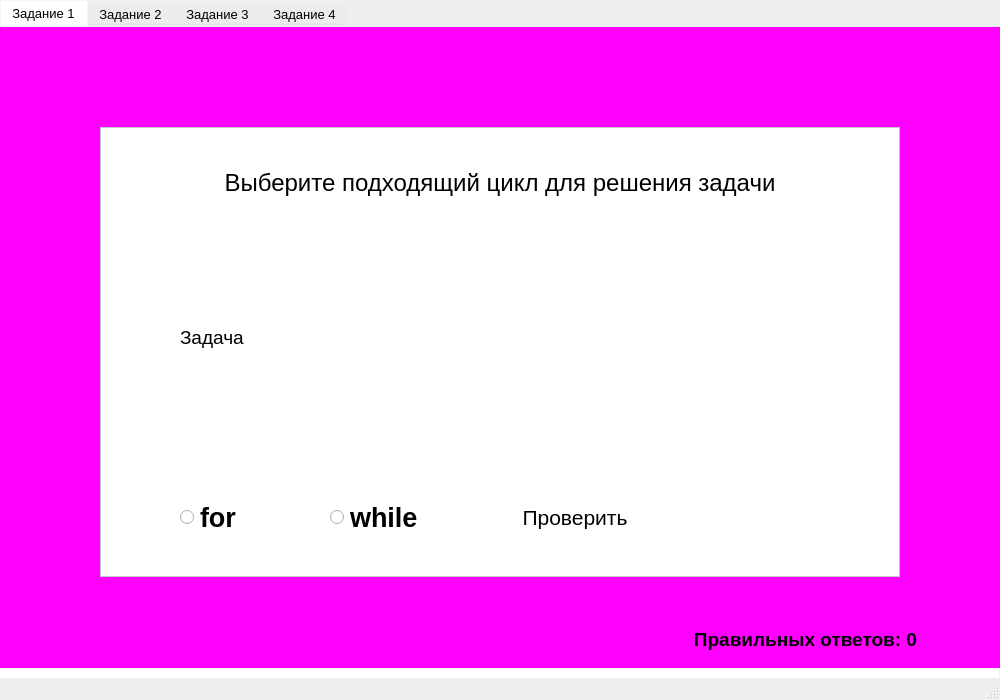
<?xml version="1.0" encoding="UTF-8"?>
<ui version="4.0">
 <class>mainWindow</class>
 <widget class="QMainWindow" name="mainWindow">
  <property name="geometry">
   <rect>
    <x>0</x>
    <y>0</y>
    <width>1000</width>
    <height>700</height>
   </rect>
  </property>
  <property name="font">
   <font>
    <pointsize>10</pointsize>
   </font>
  </property>
  <property name="acceptDrops">
   <bool>false</bool>
  </property>
  <property name="windowTitle">
   <string>TrenajerC</string>
  </property>
  <property name="styleSheet">
   <string notr="true"/>
  </property>
  <widget class="QWidget" name="centralwidget">
   <widget class="QTabWidget" name="tabWidget">
    <property name="geometry">
     <rect>
      <x>0</x>
      <y>0</y>
      <width>1000</width>
      <height>681</height>
     </rect>
    </property>
    <property name="styleSheet">
     <string notr="true">background-color: rgba(255, 255, 255, 0);
border-color: rgb(0, 0, 0);</string>
    </property>
    <property name="tabShape">
     <enum>QTabWidget::Rounded</enum>
    </property>
    <property name="currentIndex">
     <number>0</number>
    </property>
    <widget class="QWidget" name="tab">
     <attribute name="title">
      <string>Задание 1</string>
     </attribute>
     <widget class="QWidget" name="bg1" native="true">
      <property name="enabled">
       <bool>true</bool>
      </property>
      <property name="geometry">
       <rect>
        <x>0</x>
        <y>0</y>
        <width>1000</width>
        <height>641</height>
       </rect>
      </property>
      <property name="styleSheet">
       <string notr="true">background-color: rgb(255, 0, 255);
border-color: none;</string>
      </property>
     </widget>
     <widget class="QFrame" name="frame">
      <property name="geometry">
       <rect>
        <x>100</x>
        <y>100</y>
        <width>800</width>
        <height>450</height>
       </rect>
      </property>
      <property name="styleSheet">
       <string notr="true">background-color: rgb(255, 255, 255);
border-color: rgb(0, 0, 0);</string>
      </property>
      <property name="frameShape">
       <enum>QFrame::StyledPanel</enum>
      </property>
      <property name="frameShadow">
       <enum>QFrame::Plain</enum>
      </property>
      <property name="lineWidth">
       <number>0</number>
      </property>
      <property name="midLineWidth">
       <number>0</number>
      </property>
      <widget class="QLabel" name="label">
       <property name="geometry">
        <rect>
         <x>5</x>
         <y>40</y>
         <width>790</width>
         <height>31</height>
        </rect>
       </property>
       <property name="font">
        <font>
         <pointsize>18</pointsize>
         <weight>50</weight>
         <bold>false</bold>
        </font>
       </property>
       <property name="text">
        <string>Выберите подходящий цикл для решения задачи</string>
       </property>
       <property name="textFormat">
        <enum>Qt::AutoText</enum>
       </property>
       <property name="scaledContents">
        <bool>false</bool>
       </property>
       <property name="alignment">
        <set>Qt::AlignCenter</set>
       </property>
      </widget>
      <widget class="QLabel" name="ex1L">
       <property name="geometry">
        <rect>
         <x>80</x>
         <y>100</y>
         <width>600</width>
         <height>221</height>
        </rect>
       </property>
       <property name="font">
        <font>
         <pointsize>14</pointsize>
         <weight>50</weight>
         <bold>false</bold>
        </font>
       </property>
       <property name="text">
        <string>Задача</string>
       </property>
       <property name="textFormat">
        <enum>Qt::AutoText</enum>
       </property>
       <property name="scaledContents">
        <bool>false</bool>
       </property>
       <property name="wordWrap">
        <bool>true</bool>
       </property>
      </widget>
      <widget class="QPushButton" name="Button1">
       <property name="geometry">
        <rect>
         <x>400</x>
         <y>365</y>
         <width>150</width>
         <height>50</height>
        </rect>
       </property>
       <property name="font">
        <font>
         <pointsize>16</pointsize>
         <weight>50</weight>
         <bold>false</bold>
        </font>
       </property>
       <property name="cursor">
        <cursorShape>PointingHandCursor</cursorShape>
       </property>
       <property name="styleSheet">
        <string notr="true">background-color: rgb(149, 149, 149);</string>
       </property>
       <property name="text">
        <string>Проверить</string>
       </property>
       <property name="autoDefault">
        <bool>false</bool>
       </property>
       <property name="default">
        <bool>true</bool>
       </property>
       <property name="flat">
        <bool>true</bool>
       </property>
      </widget>
      <widget class="QWidget" name="ans1" native="true">
       <property name="geometry">
        <rect>
         <x>650</x>
         <y>330</y>
         <width>100</width>
         <height>100</height>
        </rect>
       </property>
      </widget>
      <widget class="QRadioButton" name="radioButton">
       <property name="geometry">
        <rect>
         <x>80</x>
         <y>370</y>
         <width>81</width>
         <height>40</height>
        </rect>
       </property>
       <property name="font">
        <font>
         <pointsize>20</pointsize>
         <weight>75</weight>
         <bold>true</bold>
        </font>
       </property>
       <property name="cursor">
        <cursorShape>PointingHandCursor</cursorShape>
       </property>
       <property name="text">
        <string>for</string>
       </property>
       <property name="autoExclusive">
        <bool>true</bool>
       </property>
      </widget>
      <widget class="QRadioButton" name="radioButton2">
       <property name="geometry">
        <rect>
         <x>230</x>
         <y>370</y>
         <width>121</width>
         <height>40</height>
        </rect>
       </property>
       <property name="font">
        <font>
         <pointsize>20</pointsize>
         <weight>75</weight>
         <bold>true</bold>
        </font>
       </property>
       <property name="cursor">
        <cursorShape>PointingHandCursor</cursorShape>
       </property>
       <property name="text">
        <string>while</string>
       </property>
       <property name="autoExclusive">
        <bool>true</bool>
       </property>
      </widget>
     </widget>
     <widget class="QLabel" name="label1count">
      <property name="geometry">
       <rect>
        <x>650</x>
        <y>600</y>
        <width>311</width>
        <height>25</height>
       </rect>
      </property>
      <property name="font">
       <font>
        <pointsize>14</pointsize>
        <weight>75</weight>
        <bold>true</bold>
       </font>
      </property>
      <property name="text">
       <string>Правильных ответов: 0</string>
      </property>
      <property name="textFormat">
       <enum>Qt::AutoText</enum>
      </property>
      <property name="scaledContents">
       <bool>false</bool>
      </property>
      <property name="alignment">
       <set>Qt::AlignCenter</set>
      </property>
     </widget>
    </widget>
    <widget class="QWidget" name="tab_2">
     <attribute name="title">
      <string>Задание 2</string>
     </attribute>
     <widget class="QWidget" name="bg2" native="true">
      <property name="enabled">
       <bool>true</bool>
      </property>
      <property name="geometry">
       <rect>
        <x>0</x>
        <y>0</y>
        <width>1000</width>
        <height>641</height>
       </rect>
      </property>
      <property name="styleSheet">
       <string notr="true">background-color: rgb(255, 0, 255);
border-color: none;</string>
      </property>
     </widget>
     <widget class="QFrame" name="frame2">
      <property name="geometry">
       <rect>
        <x>100</x>
        <y>100</y>
        <width>800</width>
        <height>450</height>
       </rect>
      </property>
      <property name="styleSheet">
       <string notr="true">background-color: rgb(255, 255, 255);
border-color: rgb(0, 0, 0);</string>
      </property>
      <property name="frameShape">
       <enum>QFrame::StyledPanel</enum>
      </property>
      <property name="frameShadow">
       <enum>QFrame::Plain</enum>
      </property>
      <property name="lineWidth">
       <number>0</number>
      </property>
      <property name="midLineWidth">
       <number>0</number>
      </property>
      <widget class="QWidget" name="ans2" native="true">
       <property name="geometry">
        <rect>
         <x>650</x>
         <y>330</y>
         <width>100</width>
         <height>100</height>
        </rect>
       </property>
      </widget>
      <widget class="QPushButton" name="Button2">
       <property name="geometry">
        <rect>
         <x>400</x>
         <y>365</y>
         <width>150</width>
         <height>50</height>
        </rect>
       </property>
       <property name="font">
        <font>
         <pointsize>16</pointsize>
         <weight>50</weight>
         <bold>false</bold>
        </font>
       </property>
       <property name="cursor">
        <cursorShape>PointingHandCursor</cursorShape>
       </property>
       <property name="styleSheet">
        <string notr="true">background-color: rgb(149, 149, 149);</string>
       </property>
       <property name="text">
        <string>Проверить</string>
       </property>
       <property name="autoDefault">
        <bool>false</bool>
       </property>
       <property name="default">
        <bool>true</bool>
       </property>
       <property name="flat">
        <bool>true</bool>
       </property>
      </widget>
      <widget class="QLabel" name="label2">
       <property name="geometry">
        <rect>
         <x>5</x>
         <y>25</y>
         <width>790</width>
         <height>31</height>
        </rect>
       </property>
       <property name="font">
        <font>
         <pointsize>18</pointsize>
         <weight>50</weight>
         <bold>false</bold>
        </font>
       </property>
       <property name="text">
        <string>Исправьте ошибки в программе</string>
       </property>
       <property name="textFormat">
        <enum>Qt::AutoText</enum>
       </property>
       <property name="scaledContents">
        <bool>false</bool>
       </property>
       <property name="alignment">
        <set>Qt::AlignCenter</set>
       </property>
      </widget>
      <widget class="QLabel" name="ex2L">
       <property name="geometry">
        <rect>
         <x>430</x>
         <y>90</y>
         <width>331</width>
         <height>221</height>
        </rect>
       </property>
       <property name="font">
        <font>
         <pointsize>14</pointsize>
         <weight>50</weight>
         <bold>false</bold>
        </font>
       </property>
       <property name="text">
        <string>Задача</string>
       </property>
       <property name="textFormat">
        <enum>Qt::AutoText</enum>
       </property>
       <property name="scaledContents">
        <bool>false</bool>
       </property>
       <property name="wordWrap">
        <bool>true</bool>
       </property>
      </widget>
      <widget class="QTextEdit" name="textEdit2">
       <property name="geometry">
        <rect>
         <x>20</x>
         <y>90</y>
         <width>361</width>
         <height>325</height>
        </rect>
       </property>
       <property name="font">
        <font>
         <pointsize>14</pointsize>
        </font>
       </property>
      </widget>
     </widget>
     <widget class="QLabel" name="label2count">
      <property name="geometry">
       <rect>
        <x>650</x>
        <y>600</y>
        <width>311</width>
        <height>25</height>
       </rect>
      </property>
      <property name="font">
       <font>
        <pointsize>14</pointsize>
        <weight>75</weight>
        <bold>true</bold>
       </font>
      </property>
      <property name="text">
       <string>Правильных ответов: 0</string>
      </property>
      <property name="textFormat">
       <enum>Qt::AutoText</enum>
      </property>
      <property name="scaledContents">
       <bool>false</bool>
      </property>
      <property name="alignment">
       <set>Qt::AlignCenter</set>
      </property>
     </widget>
    </widget>
    <widget class="QWidget" name="tab_5">
     <attribute name="title">
      <string>Задание 3</string>
     </attribute>
     <widget class="QWidget" name="bg3" native="true">
      <property name="enabled">
       <bool>true</bool>
      </property>
      <property name="geometry">
       <rect>
        <x>0</x>
        <y>0</y>
        <width>1000</width>
        <height>641</height>
       </rect>
      </property>
      <property name="styleSheet">
       <string notr="true">background-color: rgb(255, 0, 255);
border-color: none;</string>
      </property>
     </widget>
     <widget class="QFrame" name="frame3">
      <property name="geometry">
       <rect>
        <x>100</x>
        <y>100</y>
        <width>800</width>
        <height>450</height>
       </rect>
      </property>
      <property name="styleSheet">
       <string notr="true">background-color: rgb(255, 255, 255);
border-color: rgb(0, 0, 0);</string>
      </property>
      <property name="frameShape">
       <enum>QFrame::StyledPanel</enum>
      </property>
      <property name="frameShadow">
       <enum>QFrame::Plain</enum>
      </property>
      <property name="lineWidth">
       <number>0</number>
      </property>
      <property name="midLineWidth">
       <number>0</number>
      </property>
      <widget class="QWidget" name="ans3" native="true">
       <property name="geometry">
        <rect>
         <x>650</x>
         <y>330</y>
         <width>100</width>
         <height>100</height>
        </rect>
       </property>
      </widget>
      <widget class="QPushButton" name="Button3">
       <property name="geometry">
        <rect>
         <x>400</x>
         <y>365</y>
         <width>150</width>
         <height>50</height>
        </rect>
       </property>
       <property name="font">
        <font>
         <pointsize>16</pointsize>
         <weight>50</weight>
         <bold>false</bold>
        </font>
       </property>
       <property name="cursor">
        <cursorShape>PointingHandCursor</cursorShape>
       </property>
       <property name="styleSheet">
        <string notr="true">background-color: rgb(149, 149, 149);</string>
       </property>
       <property name="text">
        <string>Проверить</string>
       </property>
       <property name="autoDefault">
        <bool>false</bool>
       </property>
       <property name="default">
        <bool>true</bool>
       </property>
       <property name="flat">
        <bool>true</bool>
       </property>
      </widget>
      <widget class="QLabel" name="label3">
       <property name="geometry">
        <rect>
         <x>5</x>
         <y>25</y>
         <width>790</width>
         <height>31</height>
        </rect>
       </property>
       <property name="font">
        <font>
         <pointsize>18</pointsize>
         <weight>50</weight>
         <bold>false</bold>
        </font>
       </property>
       <property name="text">
        <string>Вставьте пропущенные части программы</string>
       </property>
       <property name="textFormat">
        <enum>Qt::AutoText</enum>
       </property>
       <property name="scaledContents">
        <bool>false</bool>
       </property>
       <property name="alignment">
        <set>Qt::AlignCenter</set>
       </property>
      </widget>
      <widget class="QLabel" name="ex3L">
       <property name="geometry">
        <rect>
         <x>430</x>
         <y>90</y>
         <width>331</width>
         <height>221</height>
        </rect>
       </property>
       <property name="font">
        <font>
         <pointsize>14</pointsize>
         <weight>50</weight>
         <bold>false</bold>
        </font>
       </property>
       <property name="text">
        <string>Задача</string>
       </property>
       <property name="textFormat">
        <enum>Qt::AutoText</enum>
       </property>
       <property name="scaledContents">
        <bool>false</bool>
       </property>
       <property name="wordWrap">
        <bool>true</bool>
       </property>
      </widget>
      <widget class="QTextEdit" name="textEdit3">
       <property name="geometry">
        <rect>
         <x>20</x>
         <y>90</y>
         <width>361</width>
         <height>325</height>
        </rect>
       </property>
       <property name="font">
        <font>
         <pointsize>14</pointsize>
        </font>
       </property>
      </widget>
     </widget>
     <widget class="QLabel" name="label3count">
      <property name="geometry">
       <rect>
        <x>650</x>
        <y>600</y>
        <width>311</width>
        <height>25</height>
       </rect>
      </property>
      <property name="font">
       <font>
        <pointsize>14</pointsize>
        <weight>75</weight>
        <bold>true</bold>
       </font>
      </property>
      <property name="text">
       <string>Правильных ответов: 0</string>
      </property>
      <property name="textFormat">
       <enum>Qt::AutoText</enum>
      </property>
      <property name="scaledContents">
       <bool>false</bool>
      </property>
      <property name="alignment">
       <set>Qt::AlignCenter</set>
      </property>
     </widget>
    </widget>
    <widget class="QWidget" name="tab_3">
     <attribute name="title">
      <string>Задание 4</string>
     </attribute>
     <widget class="QWidget" name="bg4" native="true">
      <property name="enabled">
       <bool>true</bool>
      </property>
      <property name="geometry">
       <rect>
        <x>0</x>
        <y>0</y>
        <width>1000</width>
        <height>641</height>
       </rect>
      </property>
      <property name="styleSheet">
       <string notr="true">background-color: rgb(255, 0, 255);
border-color: none;</string>
      </property>
     </widget>
     <widget class="QFrame" name="frame4">
      <property name="geometry">
       <rect>
        <x>225</x>
        <y>100</y>
        <width>550</width>
        <height>450</height>
       </rect>
      </property>
      <property name="styleSheet">
       <string notr="true">background-color: rgb(255, 255, 255);
border-color: rgb(0, 0, 0);</string>
      </property>
      <property name="frameShape">
       <enum>QFrame::StyledPanel</enum>
      </property>
      <property name="frameShadow">
       <enum>QFrame::Plain</enum>
      </property>
      <property name="lineWidth">
       <number>0</number>
      </property>
      <property name="midLineWidth">
       <number>0</number>
      </property>
      <widget class="QWidget" name="ans4" native="true">
       <property name="geometry">
        <rect>
         <x>400</x>
         <y>330</y>
         <width>100</width>
         <height>100</height>
        </rect>
       </property>
      </widget>
      <widget class="QPushButton" name="Button4">
       <property name="geometry">
        <rect>
         <x>200</x>
         <y>365</y>
         <width>150</width>
         <height>50</height>
        </rect>
       </property>
       <property name="font">
        <font>
         <pointsize>16</pointsize>
         <weight>50</weight>
         <bold>false</bold>
        </font>
       </property>
       <property name="cursor">
        <cursorShape>PointingHandCursor</cursorShape>
       </property>
       <property name="styleSheet">
        <string notr="true">background-color: rgb(149, 149, 149);</string>
       </property>
       <property name="text">
        <string>Проверить</string>
       </property>
       <property name="autoDefault">
        <bool>false</bool>
       </property>
       <property name="default">
        <bool>true</bool>
       </property>
       <property name="flat">
        <bool>true</bool>
       </property>
      </widget>
      <widget class="QLabel" name="label4">
       <property name="geometry">
        <rect>
         <x>5</x>
         <y>40</y>
         <width>541</width>
         <height>31</height>
        </rect>
       </property>
       <property name="font">
        <font>
         <pointsize>18</pointsize>
         <weight>50</weight>
         <bold>false</bold>
        </font>
       </property>
       <property name="text">
        <string>Что выведет программа</string>
       </property>
       <property name="textFormat">
        <enum>Qt::AutoText</enum>
       </property>
       <property name="scaledContents">
        <bool>false</bool>
       </property>
       <property name="alignment">
        <set>Qt::AlignCenter</set>
       </property>
      </widget>
      <widget class="QLabel" name="ex4L">
       <property name="geometry">
        <rect>
         <x>20</x>
         <y>100</y>
         <width>271</width>
         <height>221</height>
        </rect>
       </property>
       <property name="font">
        <font>
         <pointsize>14</pointsize>
         <weight>50</weight>
         <bold>false</bold>
        </font>
       </property>
       <property name="frameShape">
        <enum>QFrame::StyledPanel</enum>
       </property>
       <property name="text">
        <string>Задача</string>
       </property>
       <property name="textFormat">
        <enum>Qt::AutoText</enum>
       </property>
       <property name="scaledContents">
        <bool>false</bool>
       </property>
       <property name="alignment">
        <set>Qt::AlignLeading|Qt::AlignLeft|Qt::AlignTop</set>
       </property>
       <property name="wordWrap">
        <bool>true</bool>
       </property>
      </widget>
      <widget class="QTextEdit" name="textEdit4">
       <property name="geometry">
        <rect>
         <x>20</x>
         <y>365</y>
         <width>100</width>
         <height>50</height>
        </rect>
       </property>
       <property name="font">
        <font>
         <pointsize>18</pointsize>
        </font>
       </property>
       <property name="html">
        <string>&lt;!DOCTYPE HTML PUBLIC &quot;-//W3C//DTD HTML 4.0//EN&quot; &quot;http://www.w3.org/TR/REC-html40/strict.dtd&quot;&gt;
&lt;html&gt;&lt;head&gt;&lt;meta name=&quot;qrichtext&quot; content=&quot;1&quot; /&gt;&lt;style type=&quot;text/css&quot;&gt;
p, li { white-space: pre-wrap; }
&lt;/style&gt;&lt;/head&gt;&lt;body style=&quot; font-family:'MS Shell Dlg 2'; font-size:18pt; font-weight:400; font-style:normal;&quot;&gt;
&lt;p style=&quot; margin-top:0px; margin-bottom:0px; margin-left:0px; margin-right:0px; -qt-block-indent:0; text-indent:0px;&quot;&gt;ans&lt;/p&gt;&lt;/body&gt;&lt;/html&gt;</string>
       </property>
      </widget>
      <widget class="QWidget" name="Logo" native="true">
       <property name="geometry">
        <rect>
         <x>320</x>
         <y>100</y>
         <width>200</width>
         <height>200</height>
        </rect>
       </property>
      </widget>
     </widget>
     <widget class="QLabel" name="label4count">
      <property name="geometry">
       <rect>
        <x>650</x>
        <y>600</y>
        <width>311</width>
        <height>25</height>
       </rect>
      </property>
      <property name="font">
       <font>
        <pointsize>14</pointsize>
        <weight>75</weight>
        <bold>true</bold>
       </font>
      </property>
      <property name="text">
       <string>Правильных ответов: 0</string>
      </property>
      <property name="textFormat">
       <enum>Qt::AutoText</enum>
      </property>
      <property name="scaledContents">
       <bool>false</bool>
      </property>
      <property name="alignment">
       <set>Qt::AlignCenter</set>
      </property>
     </widget>
    </widget>
   </widget>
  </widget>
  <widget class="QStatusBar" name="statusbar"/>
 </widget>
 <resources/>
 <connections/>
</ui>
